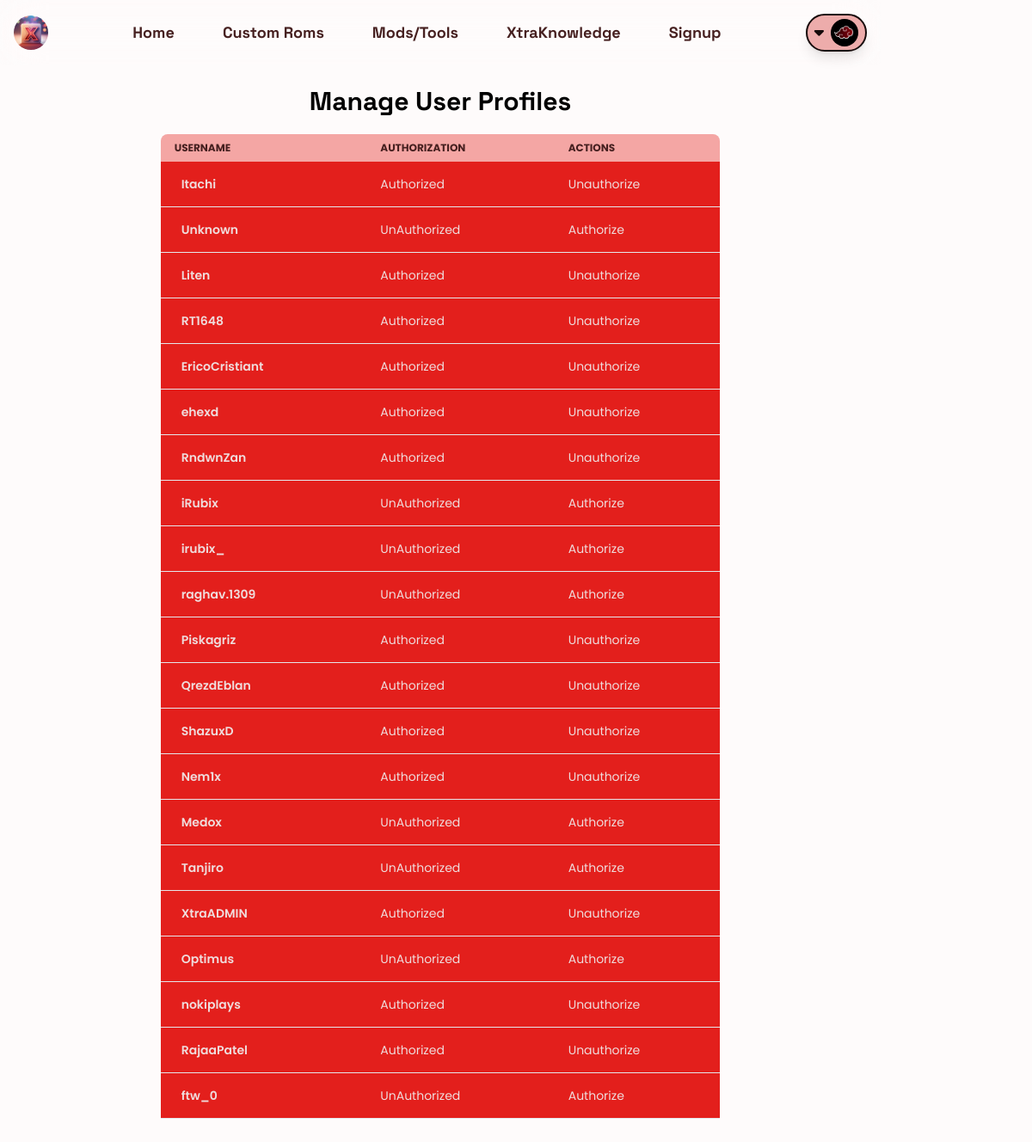
/manage_users/, run on the app's committed database.
### main/models.py (models this page shows, shortened)
class UserProfile(models.Model):
    user = models.OneToOneField(User, on_delete=models.CASCADE)
    is_authorized = models.BooleanField(default=False)
    profile_picture = models.ImageField(upload_to="profile_picture/", null=True, blank=True, default="profile_pictures/akatsuki_logo_xwqj26.png")

### main/views.py (the view, shortened to what this page needs)
# urls.py: path('manage_users/', ManageUserView.as_view(), name='manage_users'),
class ManageUserView(generic.ListView, LoginRequiredMixin):
    model = UserProfile
    context_object_name = 'users'
    template_name = 'manage_users.html'

### main/context_processors.py (called while the page is built)
def serialized_messages(request):
    messages = get_messages(request)
    serialized_messages = [{'message': message.message, 'level': message.level} for message in messages]
    return {"serialized_messages": json.dumps(serialized_messages)}

### main/templates/manage_users.html (shortened to what this page needs)
{% extends 'base.html' %}
{% load static %}
{% block content %}
<div class="container py-5 h-screen">
    <h1 class="text-center mb-5 text-3xl font-bold">Manage User Profiles</h1>
    <div class="flex justify-evenly">
        <div class="w-full md:w-8/12 manage-users">
            <div class="glass rounded-lg h-[80vh] md:h-[70vh] overflow-y-auto overflow-x-hidden  mx-4">
                <table class="w-full text-sm text-left rtl:text-right text-[var(--text-500)]">
                    <thead class="sticky top-0 text-xs text-[var(--text-800)] uppercase bg-[var(--secondary-200)]">
                        <tr>
                            <th class="px-4 py-2">Username</th>
                            <th class="px-4 py-2">Authorization</th>
                            <th class="px-4 py-2">Actions</th>
                        </tr>
                    </thead>
                    <tbody class="">
                        {% for profile in users %}
                        <tr
                            class="bg-[var(--secondary-500)] text-[var(--text-100)] hover:text-[var(--text-800)] border-b hover:bg-[var(--secondary-200)]">
                            <td scope="row" class="px-6 py-4 font-semibold whitespace-nowrap">
                                {{ profile.user.username }}
                            </td>
                            {% if profile.is_authorized %}
                            <td class="px-4 py-2">Authorized</td>
                            {% else %}
                            <td class="px-4 py-2">UnAuthorized</td>
                            {% endif %}
                            <td class="px-4 py-2">
                                {% if profile.is_authorized %}
                                <a href="" onclick='submit("{{profile.id}}")'>Unauthorize</a>
                                {% else %}
                                <a href="" onclick='submit("{{profile.id}}")'>Authorize</a>
                                {% endif %}
                            </td>
                        </tr>
                        {% endfor %}
                    </tbody>
                </table>
            </div>
        </div>
    </div>
</div>
{% endblock content %}

### main/templates/base.html (shortened to what this page needs)
{% load static %}
<!DOCTYPE html>
<html lang="en">
<head>
  <link rel="stylesheet" href="{% static 'output.css' %}">
  <link rel="stylesheet" href="https://cdn.jsdelivr.net/npm/swiper@11/swiper-bundle.min.css" />
  <link href="https://unpkg.com/aos@2.3.1/dist/aos.css" rel="stylesheet" />
  <link rel="stylesheet" href="https://cdnjs.cloudflare.com/ajax/libs/font-awesome/6.5.1/css/all.min.css"
 />
  <script src="https://cdn.tailwindcss.com"></script>
  <link rel="stylesheet" href="https://cdnjs.cloudflare.com/ajax/libs/select2/4.0.13/css/select2.min.css"
 />
</head>
<body class="mt-20 bg-[var(--background)]">
  <section class="container mx-auto w-full fixed top-0 z-20">
    <nav class="bg-transparent backdrop-blur-xl">
      <div class="max-w-screen-xl flex flex-wrap items-center justify-between mx-auto p-4">
        <a href="{% url 'home' %}" class="flex items-center space-x-3 rtl:space-x-reverse">
          <img src="{% static 'images/xlogo.jpg' %}" class="h-10 rounded-full" alt="XtraROMs Logo" />
        </a>
        <div class="flex items-center md:order-2 space-x-3 md:space-x-0 rtl:space-x-reverse">
          {% if request.user.is_authenticated %}
          <button type="button"
            class="flex items-center gap-2 text-sm bg-[var(--primary-200)] backdrop-blur-sm shadow-lg border-1 border-[var(--accent)] rounded-full md:me-0 py-1 px-2"
            id="user-menu-button" aria-expanded="false" data-dropdown-toggle="user-dropdown"
            data-dropdown-placement="bottom">
            <i class="fa-solid fa-caret-down text-lg text-[var(--text)]"></i>
            <span class="sr-only">Open user menu</span>
            <img class="w-8 h-8 object-cover rounded-full" src="{{request.user.userprofile.profile_picture.url}}"
              alt="user photo" />
          </button>
          {% else %}
          <a href="{% url 'login' %}">
            <button type="button"
              class="flex items-center gap-2 text-sm border-2 border-[var(--text)] bg-[var(--primary-200)] backdrop-blur-sm shadow-lg border-1 border-[var(--accent)] rounded-full md:me-0 py-1 px-2"
              id="user-menu-button">
              <i class="fa-solid fa-caret-down text-lg text-[var(--text)]"></i>
              <img class="w-8 h-8 object-cover rounded-full" src="{% static 'images/akatsuki_logo.png' %}"
                alt="user photo" /></button></a>
          {% endif %}
        </div>
        <div class="items-center justify-between hidden w-full lg:flex lg:w-auto lg:order-1 " id="navbar-user">
          <ul
            class="font-['Exo 2'] text-lg flex flex-col font-bold text-[var(--text-800)] p-4 md:p-0 mt-4 border border-[var(--secondary)] opacity-50 md:opacity-100 rounded-lg md:rounded-full bg-[var(--background)] md:bg-transparent md:space-x-8 rtl:space-x-reverse md:flex-row md:mt-0 md:border-0">
            <li>
              <h2>
                <a href="{% url 'home' %}"
                  class="block py-2 px-3 rounded md:hover:backdrop-blur-sm md:hover:bg-[var(--accent)] hover:text-[var(--background)] md:hover:shadow-md md:hover:rounded-full">Home</a>
              </h2>
            </li>
            <li>
              <h2>
                <a href="{% url 'roms' %}"
                  class="block py-2 px-3 rounded md:hover:backdrop-blur-sm md:hover:bg-[var(--accent)] hover:text-[var(--background)] md:hover:shadow-md md:hover:rounded-full">Custom
                  Roms</a>
              </h2>
            </li>
            <li>
              <h2>
                <a href="{% url 'mods' %}"
                  class="block py-2 px-3 rounded md:hover:backdrop-blur-sm md:hover:bg-[var(--accent)] hover:text-[var(--background)] md:hover:shadow-md md:hover:rounded-full">Mods/Tools</a>
              </h2>
            </li>
            <li>
              <h2>
                <a href="{% url 'xtraknowledge' %}"
                  class="block py-2 px-3 rounded md:hover:backdrop-blur-sm md:hover:bg-[var(--accent)] hover:text-[var(--background)] md:hover:shadow-md md:hover:rounded-full">XtraKnowledge</a>
              </h2>
            </li>
            {% if not request.user.is_authenticated %}
            <li>
              <h2>
                <a href="{% url 'signup' %}"
                  class="block py-2 px-3 rounded md:hover:backdrop-blur-sm md:hover:bg-[var(--accent)] hover:text-[var(--background)] md:hover:shadow-md md:hover:rounded-full">Signup</a>
              </h2>
            </li>
            {% endif %}
          </ul>
        </div>
      </div>
    </nav>
  </section>
  {% block content %} {% endblock content %}
  <div id="toast-container" class="fixed top-20 right-0 z-50 p-4"></div>
</body>
</html>

### data on the page
UserProfile: user.username "Itachi", is_authorized "Authorized"
UserProfile: user.username "Unknown", is_authorized "UnAuthorized"
UserProfile: user.username "Liten", is_authorized "Authorized"
UserProfile: user.username "RT1648", is_authorized "Authorized"
UserProfile: user.username "EricoCristiant", is_authorized "Authorized"
UserProfile: user.username "ehexd", is_authorized "Authorized"
UserProfile: user.username "RndwnZan", is_authorized "Authorized"
UserProfile: user.username "iRubix", is_authorized "UnAuthorized"
UserProfile: user.username "irubix_", is_authorized "UnAuthorized"
UserProfile: user.username "raghav.1309", is_authorized "UnAuthorized"
UserProfile: user.username "Piskagriz", is_authorized "Authorized"
UserProfile: user.username "QrezdEblan", is_authorized "Authorized"
UserProfile: user.username "ShazuxD", is_authorized "Authorized"
UserProfile: user.username "Nem1x", is_authorized "Authorized"
UserProfile: user.username "Medox", is_authorized "UnAuthorized"
UserProfile: user.username "Tanjiro", is_authorized "UnAuthorized"
UserProfile: user.username "XtraADMIN", is_authorized "Authorized"
UserProfile: user.username "Optimus", is_authorized "UnAuthorized"
UserProfile: user.username "nokiplays", is_authorized "Authorized"
UserProfile: user.username "RajaaPatel", is_authorized "Authorized"
UserProfile: user.username "ftw_0", is_authorized "UnAuthorized"
